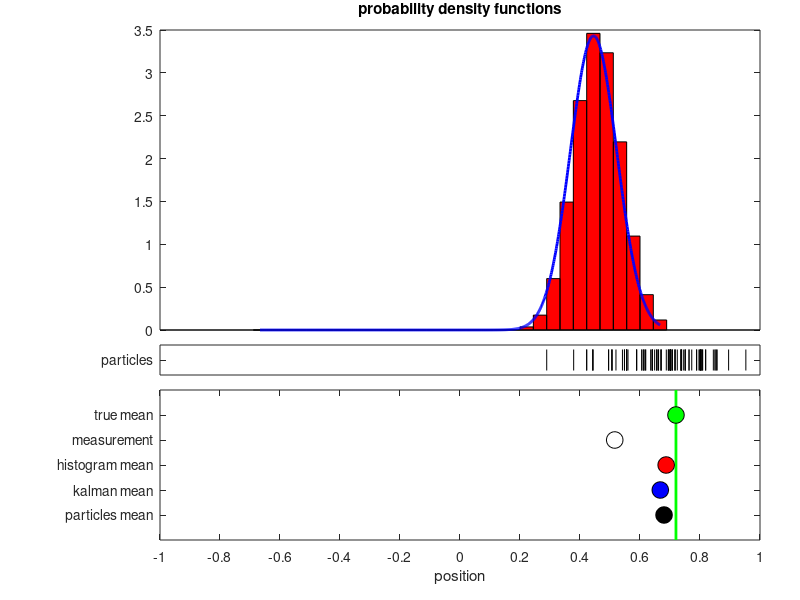
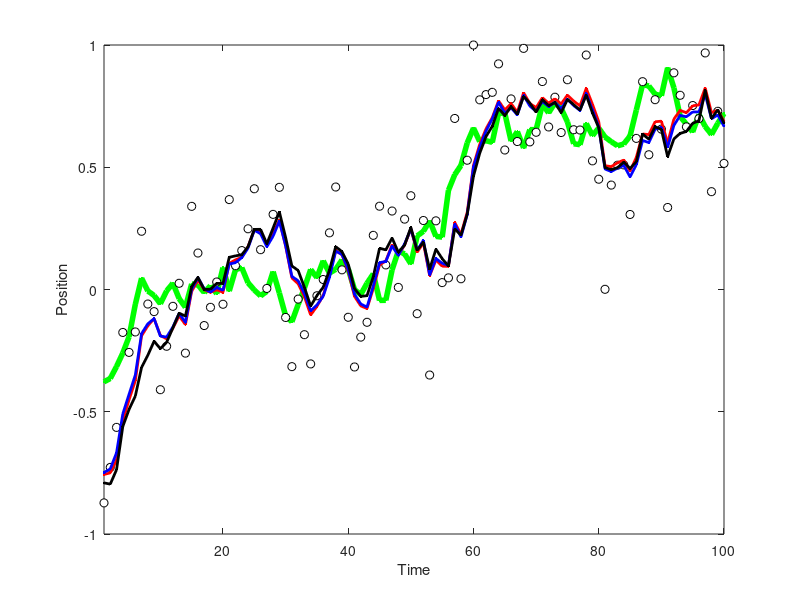

Recreate these plots in MATLAB, in order.
function OneDMotion

% PRELIMINARIES
% Clear the display.
clear;
clc;
% Increase this for slower animation.
ptime=0.1;

% PARAMETERS
% Mean and variance of initial state.
muX = -0.5;
varX = 1e-1;
% Mean and variance of process noise.
muV = 1e-2;
varV = 5e-3;
% Mean and variance of measurement noise.
muW = 0.0;
varW = 5e-2;
% Number of time steps.
T = 100;
% Bounds on x, the state.
xmin = -1;
xmax = 1;
% Sample the initial state (normally distributed).
x(1) = sqrt(varX)*randn(1,1)+muX;

% SET UP HISTOGRAM FILTER
% Number of bins.
n = 31;
% Size of each bin.
dx = (xmax-xmin)/n;
% Compute prior (initial belief).
X = linspace(xmin,xmax,n);
PX = dx*normpdf(X,muX,sqrt(varX));
PX = (PX/sum(PX));
% Compute state transition model and measurement model.
for i=1:n
    xcur = X(i);
    PXX{i} = dx*normpdf(X,xcur+muV,sqrt(varV));
    PXX{i} = PXX{i}/sum(PXX{i});
    PYX{i} = dx*normpdf(X,xcur+muW,sqrt(varW));
    PYX{i} = PYX{i}/sum(PYX{i});
end

% SET UP KALMAN FILTER
xbar = muX;
rbar = varX;

% SET UP PARTICLE FILTER
% Set the number of particles.
nPart = 100;
% Sample the particles from the prior (initial) distribution.
xPart = muX + sqrt(varX)*randn(nPart,1);

%%%%%%%%%%%%%%%%%%%%%%%%%%%%%%%%%%%%
% SET UP THE PLOTS (YOU CAN SAFELY IGNORE THIS)
% First window.
figure(1);
clf;
hMainPlot = subplot('Position',[0.2 0.45 0.75 0.5]);
title('probability density functions');
ymax=6*max(PX/dx);
%axis([xmin xmax 0 ymax]);
set(gca,'xtick',[]);
box on;
hold on;
hParticlePlot = subplot('Position',[0.2 0.375 0.75 0.05]);
axis([xmin xmax -1 1]);
box on;
set(gca,'xtick',[],'ytick',[0]);
set(gca,'yticklabel',{'particles'});
hMeansPlot = subplot('Position',[0.2 0.1 0.75 0.25]);
xlabel('position');
axis([xmin xmax 0 6]);
box on;
set(gca,'xtick',[xmin:(xmax-xmin)/10:xmax],'ytick',[]);
subplot(hMainPlot);
hHistogram=bar(X,PX/dx,'barwidth',1,'facecolor','r');
Xfine=linspace(-1,1,1000);
hKalman=line(Xfine,normpdf(Xfine,xbar,sqrt(rbar)));
set(hKalman,'linewidth',2,'color','b');
subplot(hParticlePlot);
tmpHeight=0.7;
tmpX=reshape([xPart';xPart';inf(size(xPart'))],[],1);
tmpY=reshape([tmpHeight*ones(size(xPart'));-tmpHeight*ones(size(xPart'));inf(size(xPart'))],[],1);
hParticle=line(tmpX,tmpY);
set(hParticle,'linestyle','-','color','k','linewidth',0.1);
subplot(hMeansPlot);
hTrueMeanLine = line([0 0],[0 6]);
set(hTrueMeanLine,'color','g','linewidth',2);
hTrueMean = line(0,5);
set(hTrueMean,'marker','o','markersize',12,'markeredgecolor','k','markerfacecolor','g');
hMeasMean = line(0,4);
set(hMeasMean,'marker','o','markersize',12,'markeredgecolor','k','markerfacecolor','w');
hHistMean = line(0,3);
set(hHistMean,'marker','o','markersize',12,'markeredgecolor','k','markerfacecolor','r');
hKalmMean = line(0,2);
set(hKalmMean,'marker','o','markersize',12,'markeredgecolor','k','markerfacecolor','b');
hPartMean = line(0,1);
set(hPartMean,'marker','o','markersize',12,'markeredgecolor','k','markerfacecolor','k');
set(gca,'ytick',1:5,'YTickLabel',{'particles mean';'kalman mean';'histogram mean';'measurement';'true mean'})
set(hTrueMean,'xdata',x(1));
set(hTrueMeanLine,'xdata',[x(1) x(1)]);
set(hMeasMean,'xdata',inf);
set(hHistMean,'xdata',sum(PX.*X));
set(hKalmMean,'xdata',xbar);
set(hPartMean,'xdata',mean(xPart));
% Second window.
figure(2);
clf;
axis([1 T xmin xmax]);
box on;
hold on;
hTrueMean2 = line(inf,inf);
set(hTrueMean2,'color','g','linewidth',4);
hMeasMean2 = line(inf,inf);
set(hMeasMean2,'marker','o','markersize',6,'markeredgecolor','k','markerfacecolor','w','linestyle','none');
hHistMean2 = line(inf,inf);
set(hHistMean2,'color','r','linewidth',2);
hKalmMean2 = line(inf,inf);
set(hKalmMean2,'color','b','linewidth',2);
hPartMean2 = line(inf,inf);
set(hPartMean2,'color','k','linewidth',2);
xlabel('Time');
ylabel('Position');
% Make sure everything is drawn.
drawnow;
pause(ptime);
%%%%%%%%%%%%%%%%%%%%%%%%%%%%%%%%%%%%


% SIMULATE THE SYSTEM, MAINTAINING THE POSTERIOR (I.E., THE BELIEF)
% Iterate over each time step.
for i=1:T
    
    
    %%%%%%%%%%%% SIMULATE
    
    % Get the current measurement (and enforce that it is in [xmin,xmax]).
    y(i) = x(i) + ((sqrt(varW)*randn)+muW);
    if (y(i)<xmin) y(i)=xmin+1e-6;
    elseif (y(i)>xmax) y(i)=xmax-1e-6;
    end

    % Get the next state (and enforce that it is in [xmin,xmax]).
    x(i+1) = x(i) + ((sqrt(varV)*randn)+muV);
    if (x(i+1)<xmin) x(i+1)=xmin;
    elseif (x(i+1)>xmax) x(i+1)=xmax;
    end
    

    %%%%%%%%%%%% MAINTAIN THE POSTERIOR
        
    % UPDATE HISTOGRAM FILTER
    % Get the bin into which the current measurement fell.
    iMeas = ceil((y(i)-xmin)/dx);
    % Update the posterior.
    % 1. Prediction.
    PXpred = zeros(size(PX));
    for j=1:n
        PXpred = PXpred + (PXX{j}.*PX(j));
    end
    % 2. Correction.
    PXcorr = PYX{iMeas}.*PXpred;
    % 3. Normalize the result.
    PX = PXcorr/sum(PXcorr);
    
    % KALMAN FILTER
    if (i~=1)
        % 1. Time update.
        xbar = xhat(i-1)+muV;
        rbar = rhat(i-1)+varV;
    end
    % 2. Measurement update.
    k = rbar/(rbar+varW);
    xhat(i) = xbar + k*(y(i)-xbar);
    rhat(i) = (1-k)*rbar;
    
    % PARTICLE FILTER
    % 1. (Simulate) Propagate each sample according to the dynamic model
    xPartBar = xPart + (muV + sqrt(varV)*randn(nPart,1));
    % 2. (Weight) See how likely each particle is, given the measurement
    wPart = normpdf(xPartBar,y(i)+muW,sqrt(varW));
    % 3. (Resample) Sample nPart particles again, according to their weights
    pPart = cumsum(wPart)/sum(wPart);
    for j=1:nPart
        u=rand;
        k=find(pPart>=u,1,'first');
        xPart(j) = xPartBar(k);
    end
    
    % COMPUTE MEANS FOR DISPLAY
    % Histogram (weighted average of bins).
    histMean = sum(PX.*X);
    % Kalman filter (just the current state estimate).
    kalmMean = xhat(i);
    % Particle filter (average position of particles).
    partMean = mean(xPart);
    
    
    %%%%%%%%%%%% DISPLAY THE RESULTS (YOU CAN SAFELY IGNORE THIS)
    set(hHistogram,'xdata',X,'ydata',PX/dx);
    set(hKalman,'xdata',Xfine,'ydata',normpdf(Xfine,xhat(i),sqrt(rhat(i))));
    tmpHeight=0.7;
    tmpX=reshape([xPart';xPart';inf(size(xPart'))],[],1);
    tmpY=reshape([tmpHeight*ones(size(xPart'));-tmpHeight*ones(size(xPart'));inf(size(xPart'))],[],1);
    set(hParticle,'xdata',tmpX,'ydata',tmpY);
    set(hTrueMean,'xdata',x(i));
    set(hTrueMeanLine,'xdata',[x(i) x(i)]);
    set(hMeasMean,'xdata',y(i));
    set(hHistMean,'xdata',histMean);
    set(hKalmMean,'xdata',kalmMean);
    set(hPartMean,'xdata',partMean);
    set(hTrueMean2,'xdata',1:i,'ydata',x(1:i));
    set(hMeasMean2,'xdata',1:i,'ydata',y);
    ytmp = get(hHistMean2,'ydata');
    set(hHistMean2,'xdata',0:i,'ydata',[ytmp histMean]);
    ytmp = get(hKalmMean2,'ydata');
    set(hKalmMean2,'xdata',0:i,'ydata',[ytmp kalmMean]);
    ytmp = get(hPartMean2,'ydata');
    set(hPartMean2,'xdata',0:i,'ydata',[ytmp partMean]);
    drawnow;
    pause(ptime);
    
end